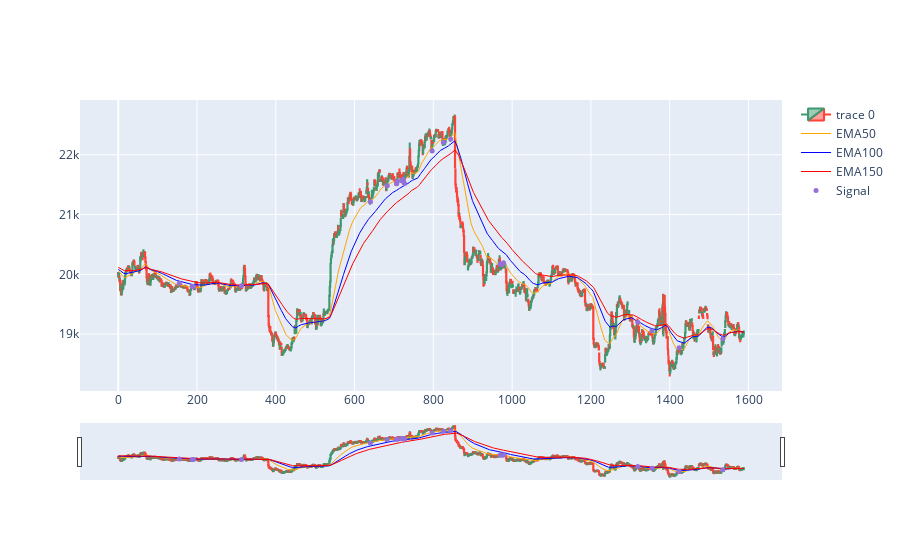

Write notebook code for a chart like this one.
### Code cell
import plotly.graph_objects as go
from plotly.subplots import make_subplots
from datetime import datetime
dfpl = df[:]
#100:350
fig = go.Figure(data=[go.Candlestick(x=dfpl.index,
                open=dfpl['Open'],
                high=dfpl['High'],
                low=dfpl['Low'],
                close=dfpl['Close']),
                go.Scatter(x=dfpl.index, y=dfpl.EMA50, line=dict(color='orange', width=1), name="EMA50"),
                go.Scatter(x=dfpl.index, y=dfpl.EMA100, line=dict(color='blue', width=1), name="EMA100"),
                go.Scatter(x=dfpl.index, y=dfpl.EMA150, line=dict(color='red', width=1), name="EMA150")])

fig.add_scatter(x=dfpl.index, y=dfpl['pointpos'], mode="markers",
                marker=dict(size=5, color="MediumPurple"),
                name="Signal")
fig.show()

### Figure 1 — Plotly figure (JSON) as saved in the notebook; plotly's stock layout.template omitted (floating-point values rounded to 4 significant figures; data arrays with more than 128 entries replaced by an {"elided": "..."} marker saying what was removed)
{"data": [{"close": {"elided": "1589 float values"}, "high": {"elided": "1589 float values"}, "low": {"elided": "1589 float values"}, "open": {"elided": "1589 float values"}, "type": "candlestick", "x": {"elided": "1589 int values"}}, {"line": {"color": "orange", "width": 1}, "name": "EMA50", "type": "scatter", "x": {"elided": "1589 int values"}, "y": {"elided": "1589 float values"}}, {"line": {"color": "blue", "width": 1}, "name": "EMA100", "type": "scatter", "x": {"elided": "1589 int values"}, "y": {"elided": "1589 float values"}}, {"line": {"color": "red", "width": 1}, "name": "EMA150", "type": "scatter", "x": {"elided": "1589 int values"}, "y": {"elided": "1589 float values"}}, {"marker": {"color": "MediumPurple", "size": 5}, "mode": "markers", "name": "Signal", "type": "scatter", "x": {"elided": "1589 int values"}, "y": {"elided": "1589 float values"}}], "layout": {"autosize": true, "xaxis": {"autorange": true, "range": [-94.69, 1683.0], "rangeslider": {"autorange": true, "range": [-94.69, 1683.0], "yaxis": {"_template": null, "rangemode": "match"}}, "type": "linear"}, "yaxis": {"autorange": true, "range": [18050.0, 22920.0], "type": "linear"}}}
